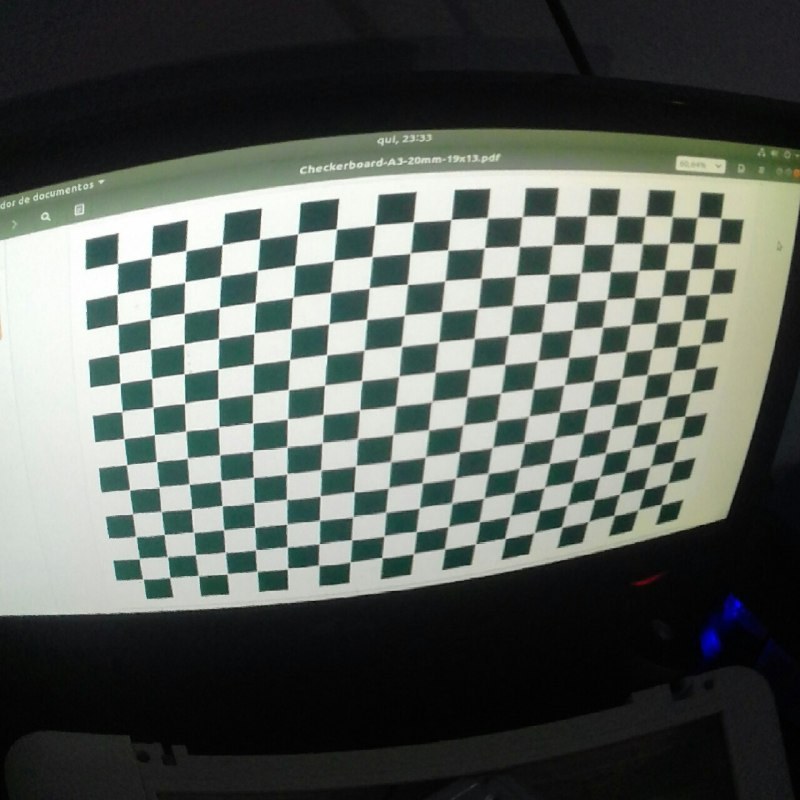
#> input picture vss2019-master/checkerboard_pattern/photo5131877747512158225.jpg, 800 x 800 px
$ python undistort.py ../checkerboard_pattern/photo5131877747512158225.jpg   (older library calls are emulated)
#> lines starting #> are read from the running program, lines starting #| are printed output that depends on the picture
import numpy as np
import sys
import cv2

# You should replace these 3 lines with the output in calibration step
DIM=(800, 800)
K=np.array([[254.64790894703253, 0.0, 399.5], [0.0, 254.64790894703253, 399.5], [0.0, 0.0, 1.0]])
D=np.array([[0.0], [0.0], [0.0], [0.0]])

def undistort(img_path):

    img = cv2.imread(img_path)
#> img is the input picture: shape (800, 800, 3); mean B, G, R 89.7, 95, 88.6
    h,w = img.shape[:2]
#> h = 800; w = 800

    map1, map2 = cv2.fisheye.initUndistortRectifyMap(K, D, np.eye(3), K, DIM, cv2.CV_16SC2)
    undistorted_img = cv2.remap(img, map1, map2, interpolation=cv2.INTER_LINEAR, borderMode=cv2.BORDER_CONSTANT)
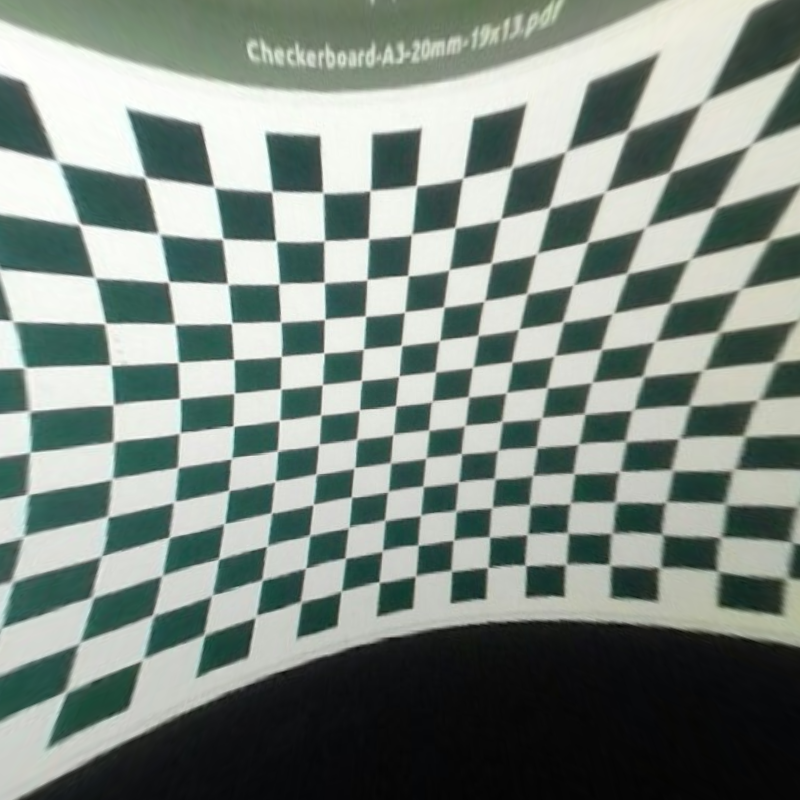
#> undistorted_img: shape (800, 800, 3); mean B, G, R 130.4, 137.6, 126.6

    cv2.imshow("undistorted", undistorted_img)
    cv2.waitKey(0)
    cv2.destroyAllWindows()

if __name__ == '__main__':
    for p in sys.argv[1:]:
        undistort(p)

$ run again, on vss2019-master/checkerboard_pattern/photo5131877747512158227.jpg
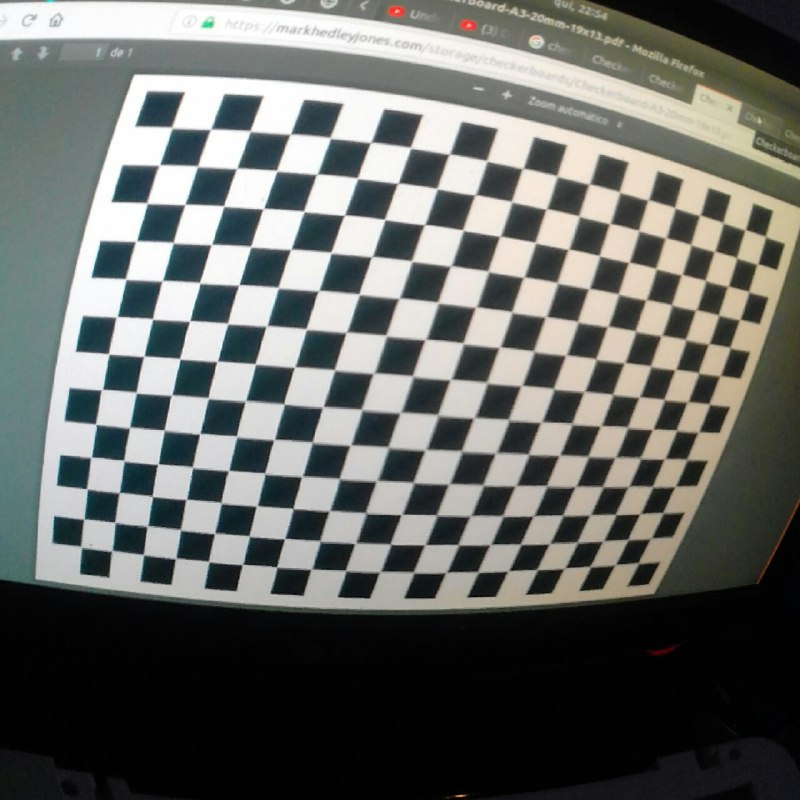
#> input picture vss2019-master/checkerboard_pattern/photo5131877747512158227.jpg, 800 x 800 px
#> in undistort, img is the input picture: shape (800, 800, 3); mean B, G, R 101.6, 105.3, 103
#> in undistort, `undistorted_img = cv2.remap(img, map1, map2, interpolation=cv2.INTER_L..`:
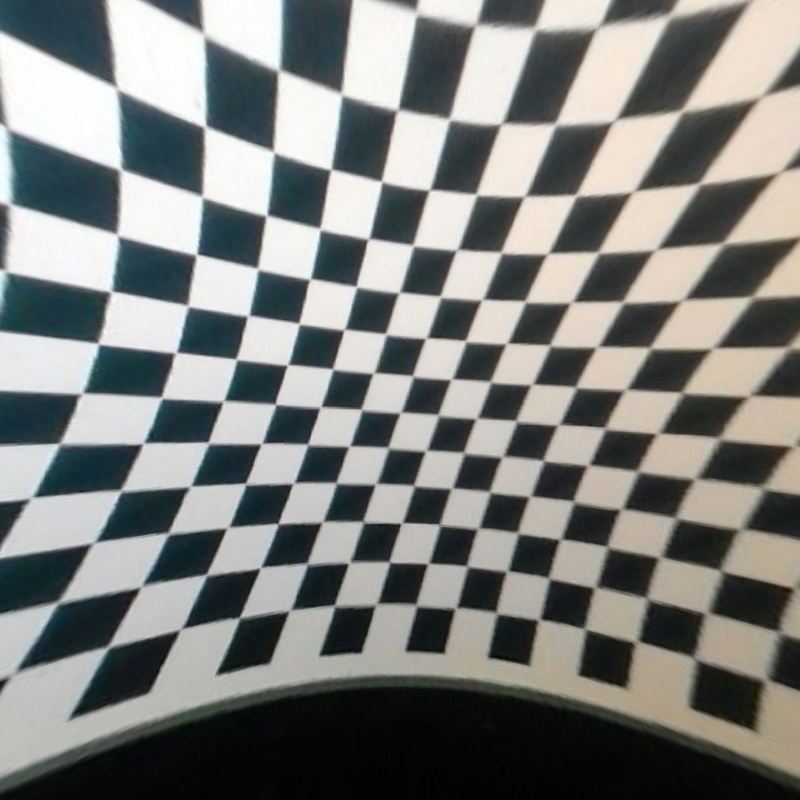
#> undistorted_img: shape (800, 800, 3); mean B, G, R 124.8, 127.6, 125.8

$ run again, on vss2019-master/checkerboard_pattern/photo5131877747512158228.jpg
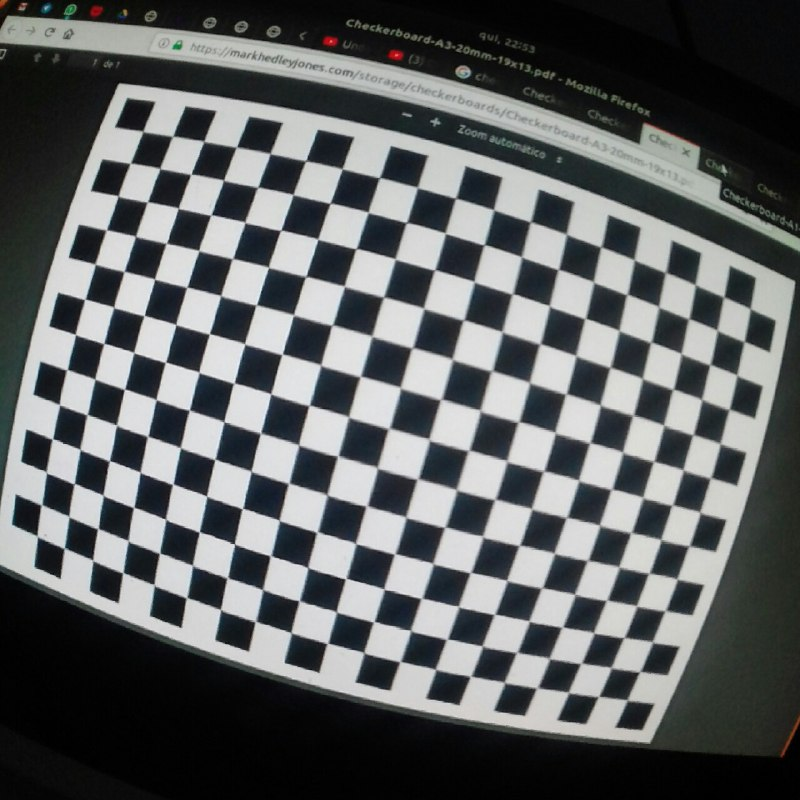
#> input picture vss2019-master/checkerboard_pattern/photo5131877747512158228.jpg, 800 x 800 px
#> in undistort, img is the input picture: shape (800, 800, 3); mean B, G, R 97.6, 96.9, 94.1
#> in undistort, `undistorted_img = cv2.remap(img, map1, map2, interpolation=cv2.INTER_L..`:
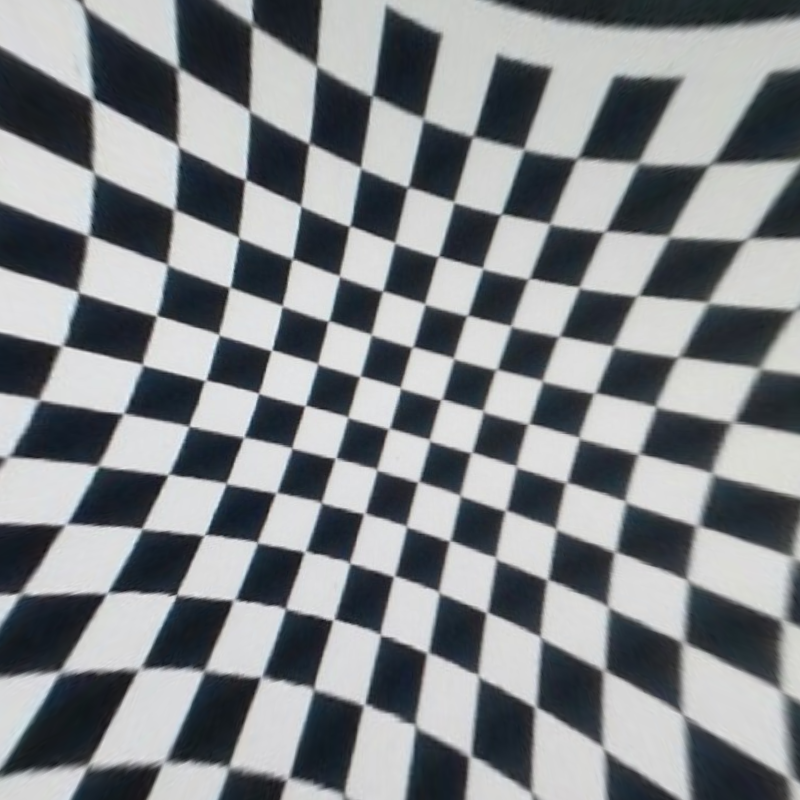
#> undistorted_img: shape (800, 800, 3); mean B, G, R 136.9, 133.8, 130.1

$ run again, on vss2019-master/checkerboard_pattern/photo5131877747512158229.jpg
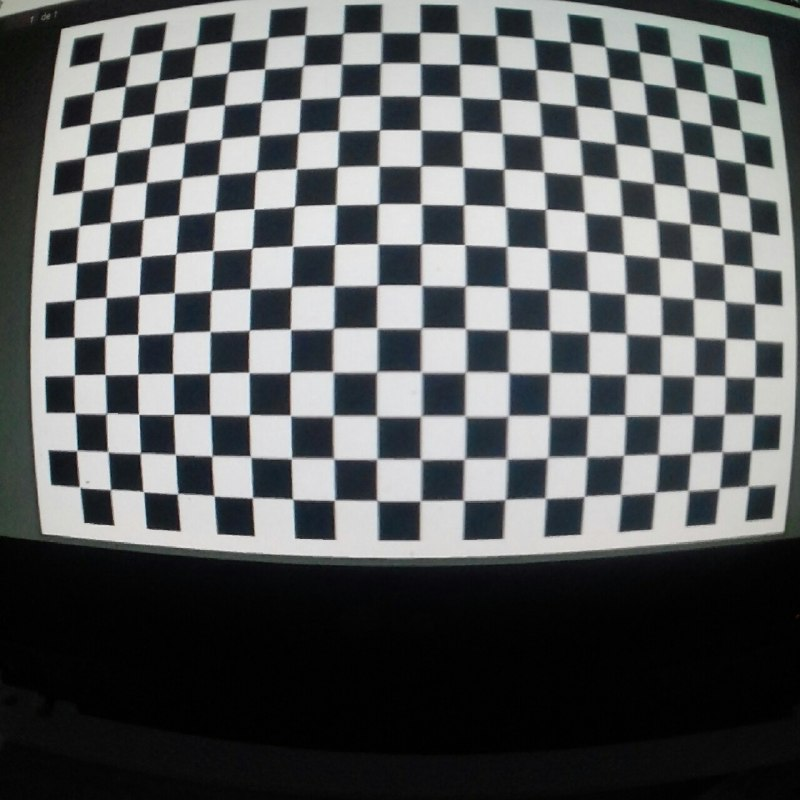
#> input picture vss2019-master/checkerboard_pattern/photo5131877747512158229.jpg, 800 x 800 px
#> in undistort, img is the input picture: shape (800, 800, 3); mean B, G, R 95.2, 94.1, 91.5
#> in undistort, `undistorted_img = cv2.remap(img, map1, map2, interpolation=cv2.INTER_L..`:
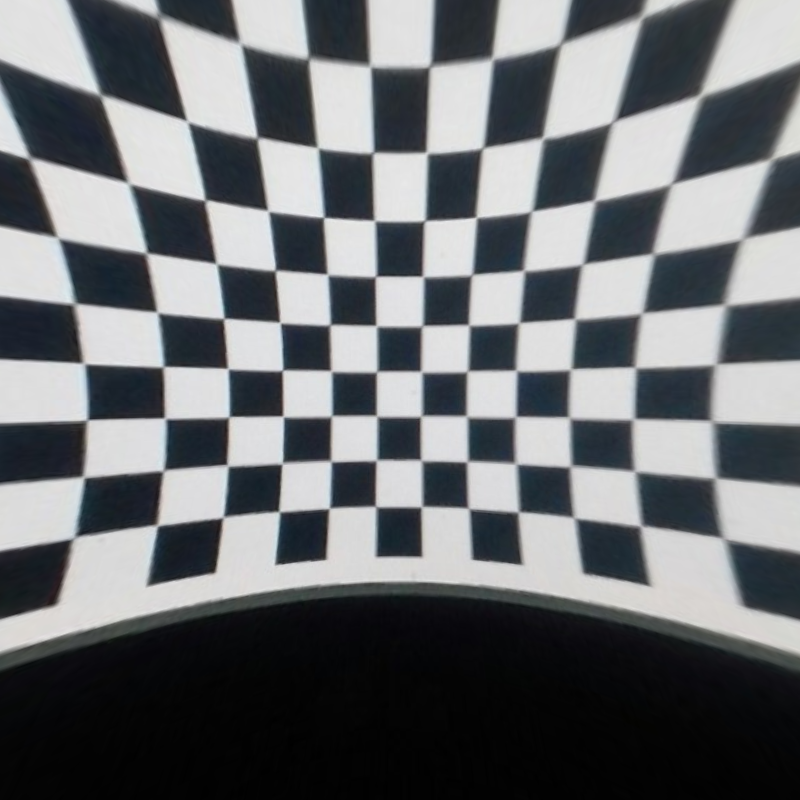
#> undistorted_img: shape (800, 800, 3); mean B, G, R 113.2, 110.3, 107.6
